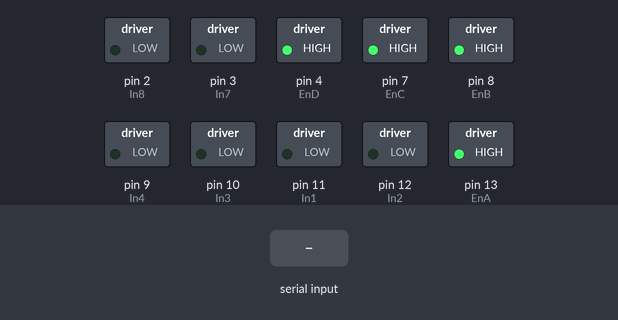
Recording of a sketch running on a simulated Arduino Uno, built with avr-gcc and run on an emulated ATmega328P. Shown: switched loads named in the sketch (green lamp = pin HIGH). The test bench sets the inputs (shaded band).

Above: at 1.2 s.
1.3 s: "d" received over Serial
At 2.4 s:
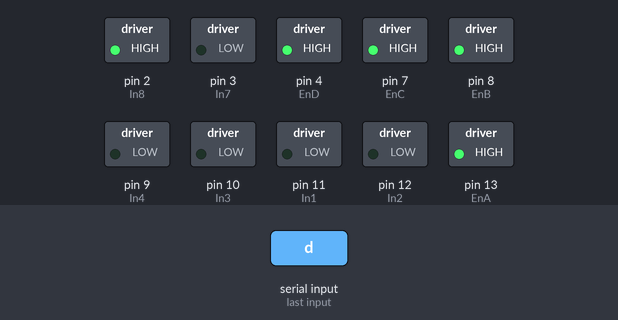
2.8 s: "l" received over Serial
At 3.5 s:
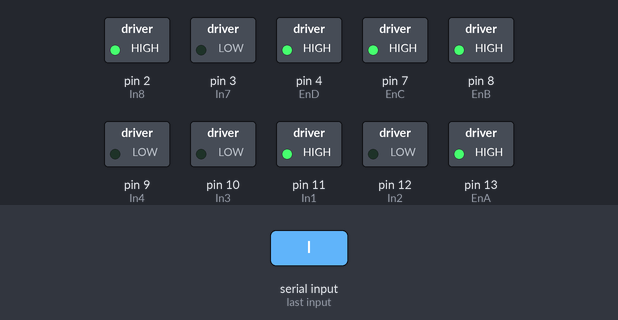
4.3 s: "u" received over Serial
At 4.7 s:
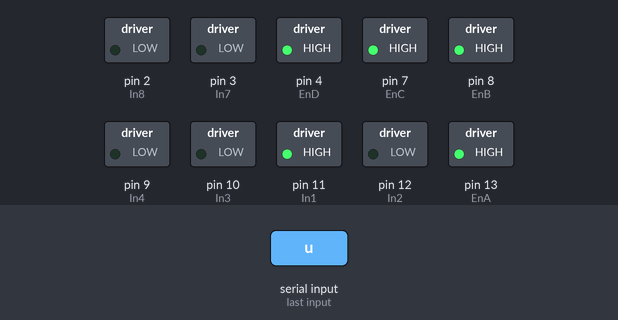
5.8 s: "r" received over Serial
At 7.0 s:
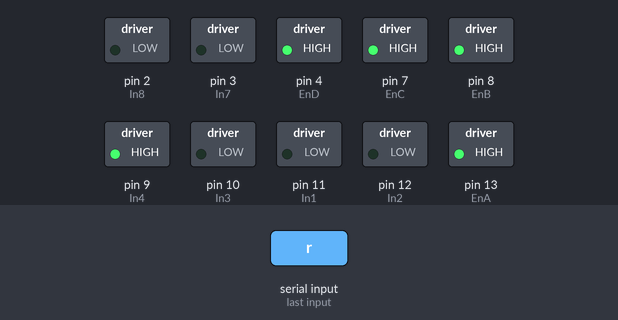
7.3 s: "f" received over Serial
At 8.2 s:
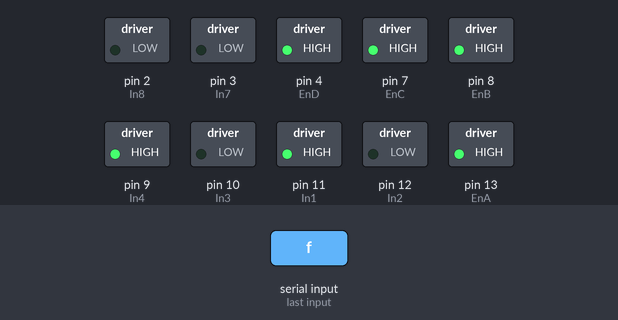
8.8 s: "b" received over Serial
At 9.3 s:
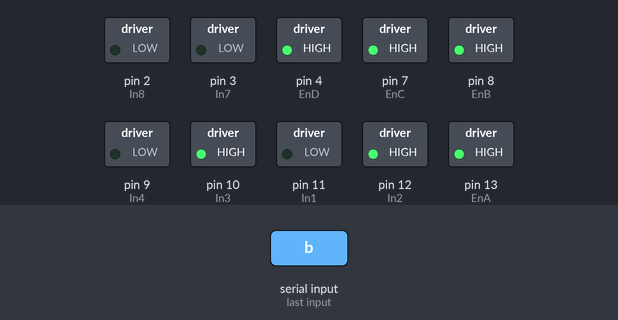
Timing chart, 0 to 11.3 s (numbered marks = the images above; inputs shaded):
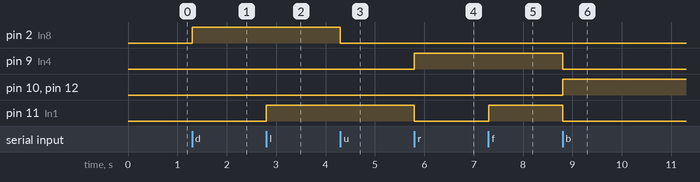

Measured:
- after the input at 1.3 s, pin 2 (In8): LOW → HIGH at once
- after the input at 2.8 s, pin 11 (In1): LOW → HIGH at once
- after the input at 4.3 s, pin 2 (In8): HIGH → LOW at once
- after the input at 5.8 s, pin 9 (In4): LOW → HIGH at once; pin 11 (In1): HIGH → LOW at once
- after the input at 7.3 s, pin 11 (In1): LOW → HIGH at once
- after the input at 8.8 s, pin 9 (In4), pin 11 (In1): HIGH → LOW at once; pin 10 (In3), pin 12 (In2): LOW → HIGH at once

The sketch:

rov-project.ino
```cpp
// C++ code
//

//for Driver 1
int In1=11;
int In2=12;
int In3=10;
int In4=9;
int EnA=13;
int EnB=8;

//for Driver 2
int EnC=7;
int In5=6;
int In6=5;
int EnD=4;
int In7=3;
int In8=2;


void setup()
{
  pinMode(In1, OUTPUT);
  pinMode(In2, OUTPUT);
  pinMode(In4, OUTPUT);
  pinMode(In3, OUTPUT);
  pinMode(In7, OUTPUT);
  pinMode(In8, OUTPUT);
  pinMode(EnA, OUTPUT);
  digitalWrite(EnA, HIGH);
  pinMode(EnB, OUTPUT);
  digitalWrite(EnB, HIGH);
  pinMode(EnD, OUTPUT);
  digitalWrite(EnD, HIGH);
  pinMode(EnC, OUTPUT);
  digitalWrite(EnC, HIGH);
  Serial.begin(9600);

}

void loop()
{

//  speedTest();

  if (Serial.available()){
    char ch = Serial.read();
    //for motor C
    if (ch == 'd'){
      digitalWrite(In7, LOW);
      digitalWrite(In8, HIGH);

      //for second motor
      digitalWrite(In5, LOW);
      digitalWrite(In6, HIGH);
      }
    if (ch == 'u'){
      digitalWrite(In7, LOW);
      digitalWrite(In8, LOW);

      //for second motor
      digitalWrite(In5, LOW);
      digitalWrite(In6, LOW);
      }
    if (ch == 'l'){
      //for motor A
        digitalWrite(In4, LOW);
      digitalWrite(In3, LOW);

    digitalWrite(In1, HIGH);
      digitalWrite(In2, LOW);

    }
    else if (ch == 'r'){
      //for motor B
        digitalWrite(In1, LOW);
        digitalWrite(In2, LOW);

      digitalWrite(In4, HIGH);
      digitalWrite(In3, LOW);
    }
    else if (ch == 'f'){
        //for motor A
        digitalWrite(In1, HIGH);
        digitalWrite(In2, LOW);

      //for motor B
      digitalWrite(In4, HIGH);
      digitalWrite(In3, LOW);
    }

     else if (ch == 'f'){
        //for motor A
        digitalWrite(In1, LOW);
        digitalWrite(In2, HIGH);

      //for motor B
      digitalWrite(In4, LOW);
      digitalWrite(In3, HIGH);
    }
    else if (ch == 'b'){
        //for motor A
        digitalWrite(In2, HIGH);
        digitalWrite(In1, LOW);

      //for motor B
      digitalWrite(In3, HIGH);
      digitalWrite(In4, LOW);
    }
     else if (ch == 's'){
        //for motor A
        digitalWrite(In1, LOW);
        digitalWrite(In2, LOW);

      //for motor B
      digitalWrite(In4, LOW);
      digitalWrite(In3, LOW);
    }
  }

  //for motor A
  //digitalWrite(In4, HIGH);
  //digitalWrite(In3, LOW);

  //for motor B
  //digitalWrite(4, HIGH);
  //digitalWrite(EnB, LOW);

  //delay(3000); // Wait for 3000 millisecond(s)

  //for motor A
  //digitalWrite(In4, LOW);
  //digitalWrite(In3, HIGH);

  //for motor B

  //digitalWrite(4, LOW);
  //digitalWrite(EnB, HIGH);

  //delay(3000); // Wait for 3000 millisecond(s)
}

void speedTest()
{

  //testing the speed of the motor

  Serial.println("Started");

  digitalWrite(In1, LOW);
  digitalWrite(In2, HIGH);

  for(int i=0; i<=255; i++)
  {
    analogWrite(EnA, i);
    Serial.println(i);
    delay(1000);
  }
}
```
